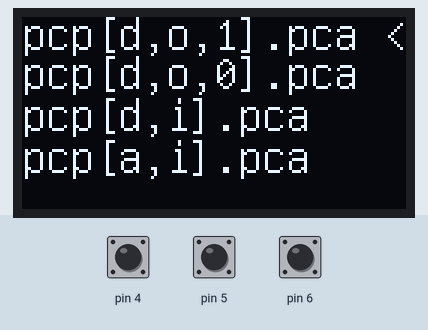
Recording of a sketch running on a simulated Arduino Uno, built with avr-gcc and run on an emulated ATmega328P. Parts: 128×64 one-colour display. The inputs (shaded band) are chosen by the test bench; at power-on: pin 5 HIGH, pin 6 HIGH, pin 4 HIGH. What the sketch prints to the serial monitor is not drawn.

Above: at 2.8 s.
2.9 s: pin 5 pulled LOW for 3.2 s
At 6.6 s:
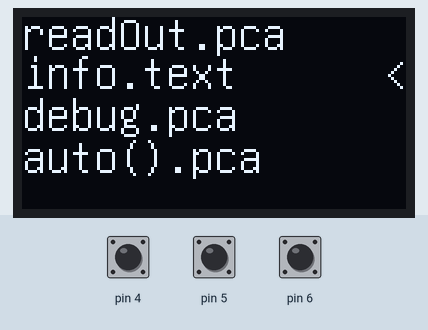
7.6 s: pin 6 pulled LOW for 0.6 s
At 8.6 s:
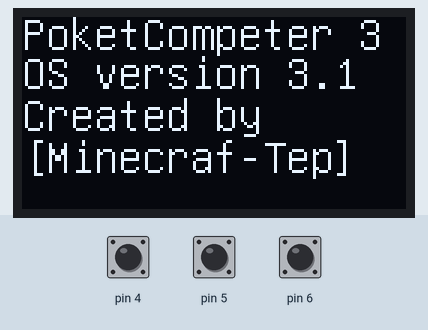
10.3 s: pin 5 pulled LOW for 0.6 s
At 11.6 s:
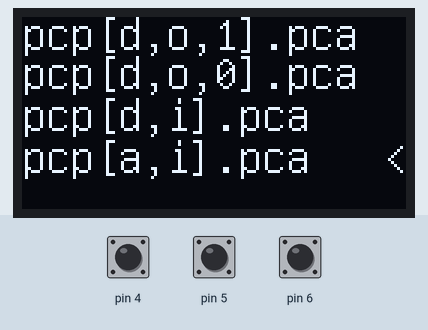
12.8 s: pin 4 pulled LOW for 1 s
At 14.5 s:
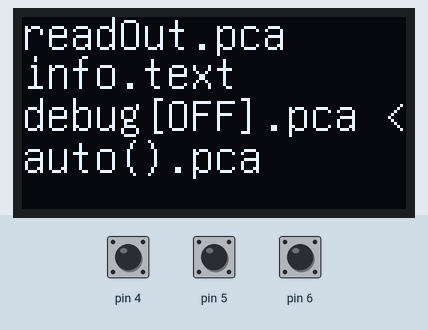
15.6 s: pin 4 pulled LOW for 3.2 s
At 18.1 s:
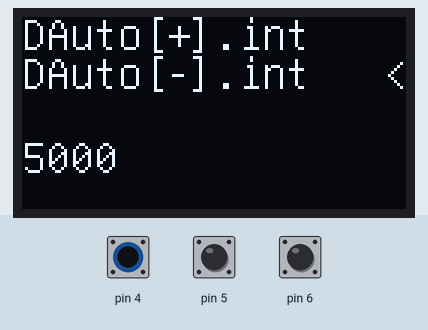
Timing chart, 0 to 19.6 s (numbered marks = the images above; inputs shaded):
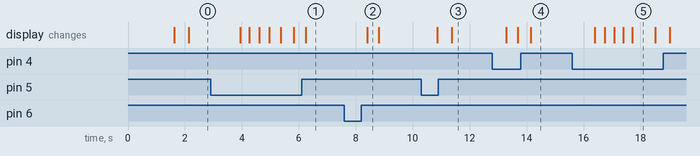

The sketch:

MAIN.ino
```cpp
/*

PoketComputer
MAIN файл


-------------
Версия AOS > 3.1 [RELEASE]
Версия PoketComputer > 3.0 [BETA]
Создал > Minecraf-Tep channel

 */
int DOutput = 1000;

String text1 = "";
String text2 = "";
String text3 = "";
String text4 = "";
int cp = 0;
int page = 0;
int output[100];

int btn1;
int btn2;
int btn3;

int debug;

int DAuto = 5000;


#include "U8glib.h"

U8GLIB_SH1106_128X64 u8g(U8G_I2C_OPT_NONE);


void draw(void) {
  u8g.setFont(u8g_font_unifont);
  u8g.setPrintPos(0,11);
  u8g.print(text1);
  u8g.setPrintPos(0,24);
  u8g.print(text2);
  u8g.setPrintPos(0,38);
  u8g.print(text3);
  u8g.setPrintPos(0,52);
  u8g.print(text4);
}

void setup() {
PCSetUp();
}

void loop() {
  u8g.firstPage();
  do {
    draw();
  } while( u8g.nextPage() );


btn1 = digitalRead(4);
btn2 = digitalRead(5);
btn3 = digitalRead(6);


if(btn1 == 0){
  if(debug == 1){
  Serial.println("[debug] > cp + 1");
  }
  cp++;
  }

if(btn2 == 0){
  if(debug == 1){
  Serial.println("[debug] > cp - 1");
  }
  cp--;
}

if(cp >= 13){
  if(debug == 1){
  Serial.println("[debug] > cp >= 7");
  }
  cp = 0;
}

if(cp == -1){
  if(debug == 1){
  Serial.println("[debug] > cp = -1");
  }
  cp = 12;
}


switch(cp){


  case 0:
    app1();
  break;

  case 1:
    app2();
  break;

  case 2:
    app3();
  break;

  case 3:
    app4();
  break;

  case 4:
    app5();
  break;

  case 5:
    app6();
  break;

  case 6:
    app7();
  break;

  case 7:
    app8();
  break;

  case 8:
    int1();
  break;

  case 9:
    int2();
  break;

  case 10:
    int3();
  break;

  case 11:
    int4();
  break;

break;

};

}
```

PCSetUp.ino
```cpp
// setup файл


void PCSetUp(){
  Serial.begin(9600);
  Serial.println("[Serial] > Started");
  delay(100);
  pinMode(4,INPUT_PULLUP);
  Serial.println("[btn1] > Started");
  delay(100);
  pinMode(5,INPUT_PULLUP);
  Serial.println("[btn2] > Started");
  delay(100);
  pinMode(6,INPUT_PULLUP);
  Serial.println("[btn3] > Started");
  delay(100);
  Serial.println("[screen] > Started");
  delay(100);
  Serial.print("[debug] > ");
  delay(100);
  Serial.println(debug);
  delay(1000);
  Serial.println("---[ Setup finished ]---");
};


void anim1(){

  Serial.print("[--");
  delay(100);
  Serial.print("--");
  delay(100);
  Serial.print("--");
  delay(100);
  Serial.print("--");
  delay(100);
  Serial.print("--");
  delay(100);
  Serial.print("--");
  delay(100);
  Serial.print("--");
  delay(100);
  Serial.print("--");
  delay(100);
  Serial.print("--");
  delay(100);
  Serial.print("--");
  delay(100);
  Serial.print("--");
  delay(100);
  Serial.print("--");
  delay(100);
  Serial.print("--");
  delay(100);
  Serial.print("--");
  delay(100);
  Serial.println("--]");


};
```

apps.ino
```cpp
void app1(){
  text1 = "pcp[d,o,1].pca < ";
  text2 = "pcp[d,o,0].pca ";
  text3 = "pcp[d,i].pca   ";
  text4 = "pcp[a,i].pca   ";
  if(btn3 == 0){
  pinMode(A0,OUTPUT);
  digitalWrite(A0,HIGH);
  Serial.println("HIGH");
  }
};


void app2(){
  text1 = "pcp[d,o,1].pca  ";
  text2 = "pcp[d,o,0].pca <";
  text3 = "pcp[d,i].pca    ";
  text4 = "pcp[a,i].pca    ";
  if(btn3 == 0){
  pinMode(A0,OUTPUT);
  digitalWrite(A0,LOW);
  Serial.println("LOW");
  }
};


void app3(){
  text1 = "pcp[d,o,1].pca  ";
  text2 = "pcp[d,o,0].pca  ";
  text3 = "pcp[d,i].pca   <";
  text4 = "pcp[a,i].pca    ";

  if(btn3 == 0){
    int index = 0;
    for(int i=0; i<100; i++){
    pinMode(A0,INPUT);
    int input = digitalRead(A0);
    Serial.print("[pcp] > ");
    Serial.print(input);
    Serial.print(" [");
    Serial.print(index);
    Serial.println("%]");
    output[index] = input;
    delay(DOutput);
    index++;
    }
  Serial.println("Loading...");
  delay(5000);
  anim1();
  Serial.println("results saved at [int output]");
  }
};


void app4(){
  text1 = "pcp[d,o,1].pca  ";
  text2 = "pcp[d,o,0].pca  ";
  text3 = "pcp[d,i].pca    ";
  text4 = "pcp[a,i].pca   <";
  if(btn3 == 0){
    int index = 0;
    for(int i=0; i<100; i++){
    pinMode(A0,INPUT);
    int input = analogRead(A0);
    Serial.print("[pcp] > ");
    Serial.print(input);
    Serial.print(" [");
    Serial.print(index);
    Serial.println("%]");
     output[index] = input;
    delay(DOutput);
    index++;
    }
  Serial.println("Loading...");
  delay(5000);
  anim1();
  Serial.println("results saved at [int output]");
  }
};


void app5(){
  text1 = "readOut.pca    <";
  text2 = "info.text       ";
  text3 = "debug.pca       ";
  text4 = "auto().pca";
  if(btn3 == 0){
    int index = 0;
  for(int i=0; i<100; i++){
    Serial.print("[ReadOut] > ");
    Serial.print(output[index]);
    Serial.print(" [");
    Serial.print(index);
    Serial.println("%]");

    index++;
    }
    cp = 0;
    anim1();
  }
};


void app6(){
  text1 = "readOut.pca    ";
  text2 = "info.text      <";
  text3 = "debug.pca       ";
  text4 = "auto().pca";
  if(btn3 == 0){

  text1 = "PoketCompeter 3";
  text2 = "OS version 3.1";
  text3 = "Created by";
  text4 = "[Minecraf-Tep]";

  }
};


void app7(){
  if(debug == 0){
  text1 = "readOut.pca     ";
  text2 = "info.text       ";
  text3 = "debug[OFF].pca <";
  text4 = "auto().pca";
  }
  else{
  text1 = "readOut.pca     ";
  text2 = "info.text       ";
  text3 = "debug[ON].pca  <";
  text4 = "auto().pca";
  }

  if(btn3 == 0){

  if(debug == 0){
  debug = 1;
  delay(500);
  Serial.println("[debug] > ON");
  }

  else{
  debug = 0;
  delay(500);
  Serial.println("[debug] > OFF");
  }

  }
};


void app8(){
  text1 = "readOut.pca     ";
  text2 = "info.text       ";
  text3 = "debug.pca       ";
  text4 = "auto().pca     <";

  if(btn3 == 0){
    pinMode(A0,OUTPUT);
    while(true){
    digitalWrite(A0,1);
    delay(DAuto);
    digitalWrite(A0,0);
    delay(2000);
    btn1 = digitalRead(4);
    if(btn1 == 0){
      break;
    }
    }
  }
};


//int


void int1(){
  text1 = "DOutput[+].int <";
  text2 = "DOutput[-].int  ";
  text3 = "                ";
  text4 = DOutput;
  if(btn3 == 0){
   DOutput += 10;
  }
  if(DOutput > 10000){
      DOutput = 1000;
  }

};

void int2(){
  text1 = "DOutput[+].int  ";
  text2 = "DOutput[-].int <";
  text3 = "                ";
  text4 = DOutput;
  if(btn3 == 0){
   DOutput -= 10;
  }
  if(DOutput < 100){
      DOutput = 100;
  }
};


void int3(){
  text1 = "DAuto[+].int   <";
  text2 = "DAuto[-].int    ";
  text3 = "                ";
  text4 = DAuto;
  if(btn3 == 0){
   DAuto += 100;
  }
  if(DAuto > 10000){
      DAuto = 1000;
  }

};

void int4(){
  text1 = "DAuto[+].int    ";
  text2 = "DAuto[-].int   <";
  text3 = "                ";
  text4 = DAuto;
  if(btn3 == 0){
   DAuto -= 100;
  }
  if(DAuto < 100){
      DAuto = 100;
  }
};
```

Measured:
- after the input at 2.9 s, the display: first changes after 1.0 s (image 1 shows a later state)
- after the input at 7.6 s, the display: changes after 0.80 s (image 2)
- after the input at 10.3 s, the display: first changes after 0.56 s (image 3 shows a later state)
- after the input at 12.8 s, the display: first changes after 0.49 s (image 4 shows a later state)
- after the input at 15.6 s, the display: first changes after 0.79 s (image 5 shows a later state)
- what the display in image 2 shows lasts 0.4 s, from 8.4 s to 8.8 s
